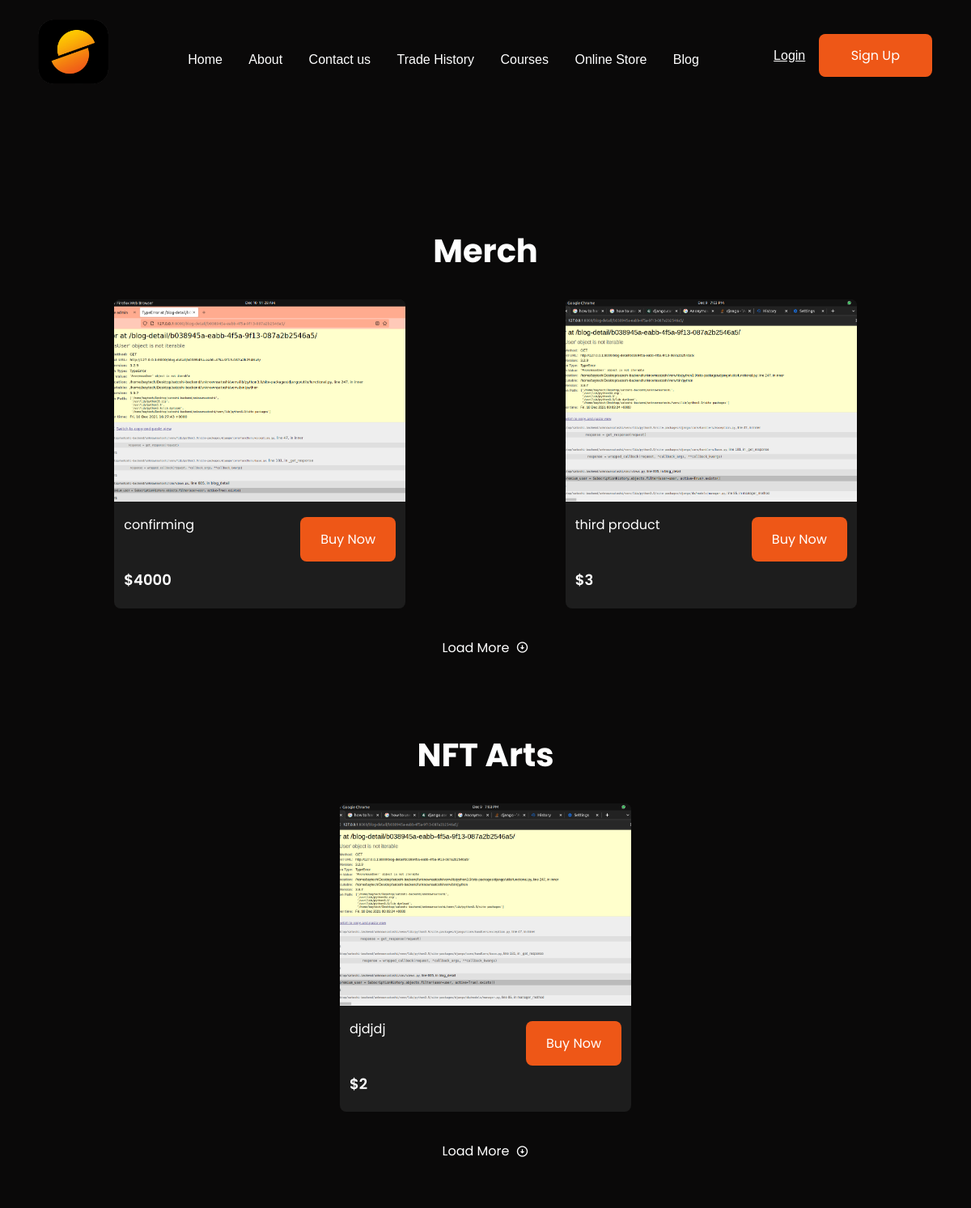
The page /onlinestore/ (upper part) on the database as committed earlier.
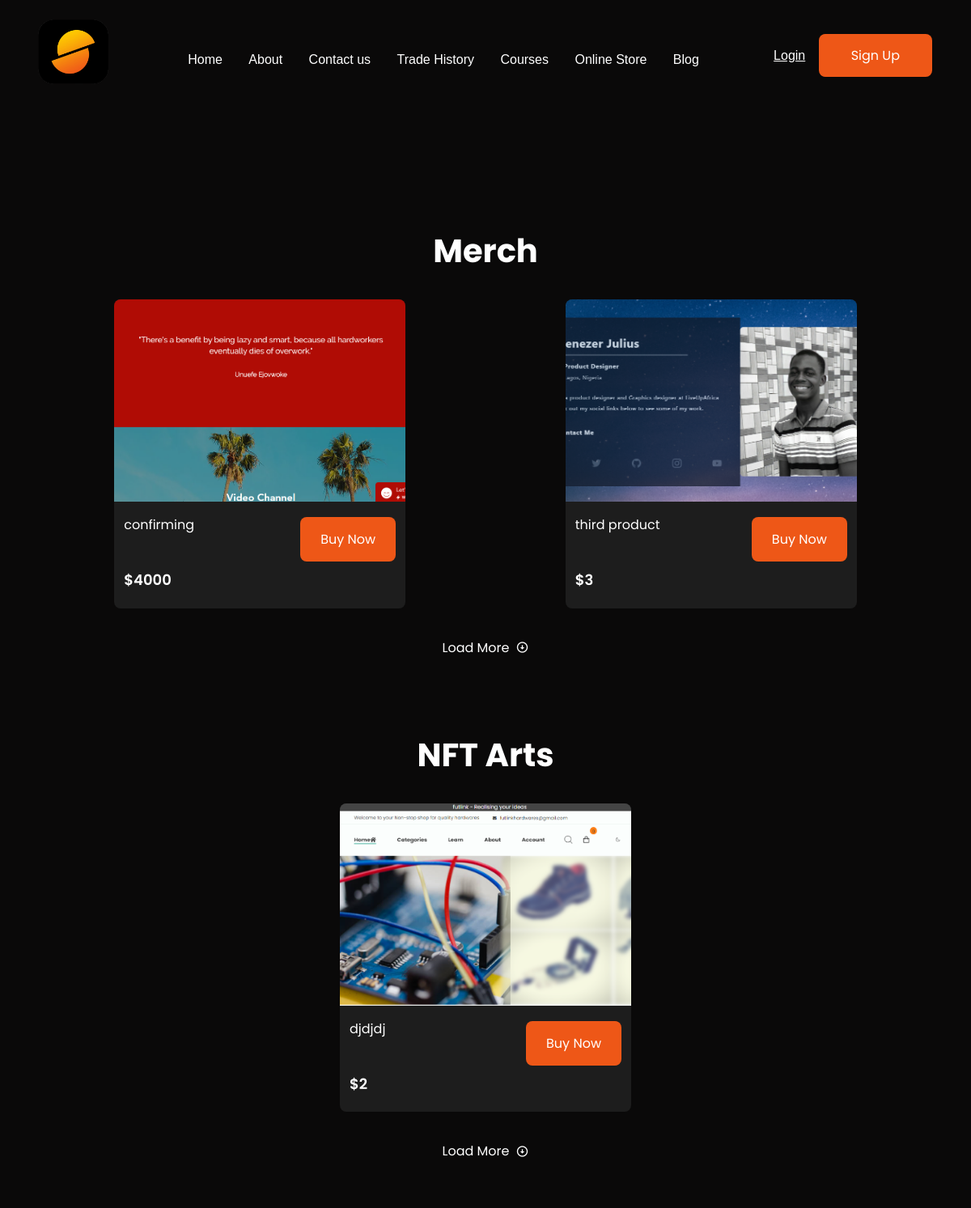
The same page on the database as committed later.
### cms/models.py (models this page shows, shortened)
class Product(models.Model):
    id = models.UUIDField(default=uuid.uuid4, unique=True, primary_key=True, editable=False)
    product_category = models.ForeignKey(ProductCategory, on_delete=models.CASCADE)
    product_name = models.TextField(null=True, blank=True)
    product_link = models.TextField(null=True, blank=True)
    price = models.IntegerField(default=0)
    featured_image = models.ImageField(null=True, blank=True, default="default.png", upload_to="product_images/")

### cms/views.py (the view)
# urls.py: path('onlinestore/', views.onlinestore, name='onlinestore'),
def onlinestore(request):
    template_name = 'cms/store.html'
    merch_products = Product.objects.filter(product_category__name__icontains="merch")
    nfts_products = Product.objects.filter(product_category__name__icontains="nfts")
    context = {'merch_products':merch_products, "nfts_products":nfts_products}
    return render(request, template_name, context)

### cms/templates/cms/store.html
{% extends 'base2.html' %}
{% load static %}
{% block content %}
<body class="about-page">
	<div class="page-wrapper" style="margin-top: -450px;">
            <section class="merch-store" id="merch">
                <div class="product-wrapper">
                    <h2>Merch</h2>
                    <div class="products-container">
                    {% for product in merch_products %}
                        <div class="product-container__item" id="merchCard">
                            <img src="{{product.featured_image.url}}" alt="picture of merch product">
                            <main>
                                <div class="details-container">
                                    <p>{{product.product_name}}</p>
                                    <a class="btn" href="{{product.product_link}}">Buy Now</a>
                                </div>
                                <h5>${{product.price}}</h5>
                            </main>
                        </div>
                    {% endfor %}
                    </div>
                </div>
                <div class="pagination">
                    <a class="merchBtn">Load More<i class="ri-arrow-down-circle-line"></i></a>
                </div>
            </section>
            <section class="NFT-store" id="nfts">
                <div class="product-wrapper">
                    <h2>NFT Arts</h2>
                    <div class="products-container">
                         {% for product in nfts_products %}
                        <div class="product-container__item" id="nftCard">
                            <img src="{{product.featured_image.url}}" alt="picture of merch product">
                            <main>
                                <div class="details-container">
                                    <p>{{product.product_name}}</p>
                                    <a class="btn" href="{{product.product_link}}">Buy Now</a>
                                </div>
                                <h5>${{product.price}}</h5>
                            </main>
                        </div>
                    {% endfor %}
                    </div>
                </div>
                <div class="pagination">
                    <a class="nftBtn">Load More<i class="ri-arrow-down-circle-line"></i></a>
                </div>
            </section>
	    </div>
	</div>
</body>
{% endblock content %}

Rows that differ between the two databases and show on the page:
changed Product "confirming": featured_image: a different picture
changed Product "third product": featured_image: a different picture
changed Product "djdjdj": featured_image: a different picture
